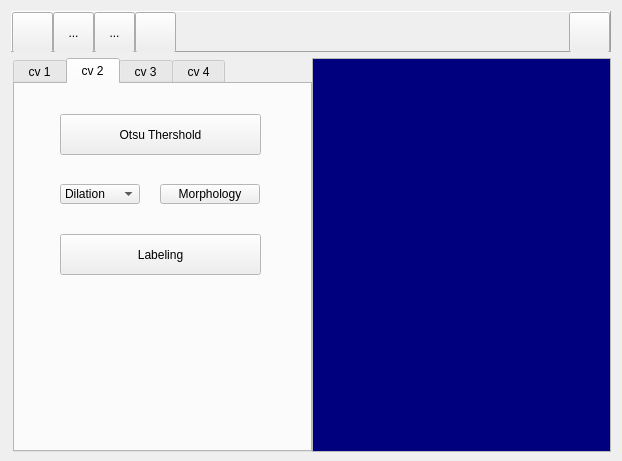
<?xml version="1.0" encoding="UTF-8"?>
<ui version="4.0">
 <class>MainFrame</class>
 <widget class="QDialog" name="MainFrame">
  <property name="geometry">
   <rect>
    <x>0</x>
    <y>0</y>
    <width>622</width>
    <height>461</height>
   </rect>
  </property>
  <property name="sizePolicy">
   <sizepolicy hsizetype="Preferred" vsizetype="Minimum">
    <horstretch>0</horstretch>
    <verstretch>0</verstretch>
   </sizepolicy>
  </property>
  <property name="minimumSize">
   <size>
    <width>0</width>
    <height>461</height>
   </size>
  </property>
  <property name="windowTitle">
   <string>Homeworks</string>
  </property>
  <property name="modal">
   <bool>false</bool>
  </property>
  <layout class="QVBoxLayout" name="verticalLayout">
   <item>
    <widget class="QFrame" name="frame">
     <property name="sizePolicy">
      <sizepolicy hsizetype="Preferred" vsizetype="Fixed">
       <horstretch>0</horstretch>
       <verstretch>0</verstretch>
      </sizepolicy>
     </property>
     <property name="minimumSize">
      <size>
       <width>0</width>
       <height>41</height>
      </size>
     </property>
     <property name="maximumSize">
      <size>
       <width>16777215</width>
       <height>41</height>
      </size>
     </property>
     <property name="frameShape">
      <enum>QFrame::Panel</enum>
     </property>
     <property name="frameShadow">
      <enum>QFrame::Raised</enum>
     </property>
     <layout class="QHBoxLayout" name="horizontalLayout_3">
      <property name="spacing">
       <number>0</number>
      </property>
      <property name="leftMargin">
       <number>0</number>
      </property>
      <property name="topMargin">
       <number>0</number>
      </property>
      <property name="rightMargin">
       <number>0</number>
      </property>
      <property name="bottomMargin">
       <number>0</number>
      </property>
      <item>
       <widget class="QToolButton" name="buttonOpen">
        <property name="enabled">
         <bool>true</bool>
        </property>
        <property name="sizePolicy">
         <sizepolicy hsizetype="Minimum" vsizetype="Minimum">
          <horstretch>0</horstretch>
          <verstretch>0</verstretch>
         </sizepolicy>
        </property>
        <property name="minimumSize">
         <size>
          <width>41</width>
          <height>41</height>
         </size>
        </property>
        <property name="maximumSize">
         <size>
          <width>41</width>
          <height>41</height>
         </size>
        </property>
        <property name="toolTip">
         <string>open an image file</string>
        </property>
        <property name="layoutDirection">
         <enum>Qt::LeftToRight</enum>
        </property>
        <property name="autoFillBackground">
         <bool>false</bool>
        </property>
        <property name="text">
         <string/>
        </property>
        <property name="icon">
         <iconset resource="images/mainframe.qrc">
          <normaloff>:/open.png</normaloff>:/open.png</iconset>
        </property>
        <property name="iconSize">
         <size>
          <width>41</width>
          <height>41</height>
         </size>
        </property>
        <property name="checkable">
         <bool>false</bool>
        </property>
        <property name="autoRepeat">
         <bool>false</bool>
        </property>
        <property name="autoExclusive">
         <bool>false</bool>
        </property>
        <property name="popupMode">
         <enum>QToolButton::DelayedPopup</enum>
        </property>
        <property name="toolButtonStyle">
         <enum>Qt::ToolButtonIconOnly</enum>
        </property>
        <property name="autoRaise">
         <bool>false</bool>
        </property>
       </widget>
      </item>
      <item>
       <widget class="QToolButton" name="toolButton_2">
        <property name="sizePolicy">
         <sizepolicy hsizetype="Minimum" vsizetype="Minimum">
          <horstretch>0</horstretch>
          <verstretch>0</verstretch>
         </sizepolicy>
        </property>
        <property name="minimumSize">
         <size>
          <width>41</width>
          <height>41</height>
         </size>
        </property>
        <property name="maximumSize">
         <size>
          <width>41</width>
          <height>41</height>
         </size>
        </property>
        <property name="text">
         <string>...</string>
        </property>
       </widget>
      </item>
      <item>
       <widget class="QToolButton" name="toolButton_3">
        <property name="sizePolicy">
         <sizepolicy hsizetype="Minimum" vsizetype="Minimum">
          <horstretch>0</horstretch>
          <verstretch>0</verstretch>
         </sizepolicy>
        </property>
        <property name="minimumSize">
         <size>
          <width>41</width>
          <height>41</height>
         </size>
        </property>
        <property name="maximumSize">
         <size>
          <width>41</width>
          <height>41</height>
         </size>
        </property>
        <property name="text">
         <string>...</string>
        </property>
       </widget>
      </item>
      <item>
       <widget class="QToolButton" name="buttonDeleteContents">
        <property name="sizePolicy">
         <sizepolicy hsizetype="Minimum" vsizetype="Minimum">
          <horstretch>0</horstretch>
          <verstretch>0</verstretch>
         </sizepolicy>
        </property>
        <property name="minimumSize">
         <size>
          <width>41</width>
          <height>41</height>
         </size>
        </property>
        <property name="maximumSize">
         <size>
          <width>41</width>
          <height>41</height>
         </size>
        </property>
        <property name="toolTip">
         <string>close all forms</string>
        </property>
        <property name="autoFillBackground">
         <bool>false</bool>
        </property>
        <property name="text">
         <string/>
        </property>
        <property name="icon">
         <iconset resource="images/mainframe.qrc">
          <normaloff>:/1-21.png</normaloff>:/1-21.png</iconset>
        </property>
        <property name="iconSize">
         <size>
          <width>41</width>
          <height>41</height>
         </size>
        </property>
       </widget>
      </item>
      <item>
       <spacer name="horizontalSpacer">
        <property name="orientation">
         <enum>Qt::Horizontal</enum>
        </property>
        <property name="sizeHint" stdset="0">
         <size>
          <width>40</width>
          <height>20</height>
         </size>
        </property>
       </spacer>
      </item>
      <item>
       <widget class="QToolButton" name="buttonShowList">
        <property name="sizePolicy">
         <sizepolicy hsizetype="Minimum" vsizetype="Minimum">
          <horstretch>0</horstretch>
          <verstretch>0</verstretch>
         </sizepolicy>
        </property>
        <property name="minimumSize">
         <size>
          <width>41</width>
          <height>41</height>
         </size>
        </property>
        <property name="maximumSize">
         <size>
          <width>41</width>
          <height>41</height>
         </size>
        </property>
        <property name="toolTip">
         <string>show the list view</string>
        </property>
        <property name="text">
         <string/>
        </property>
        <property name="icon">
         <iconset resource="images/mainframe.qrc">
          <normaloff>:/2-3.png</normaloff>:/2-3.png</iconset>
        </property>
        <property name="iconSize">
         <size>
          <width>82</width>
          <height>41</height>
         </size>
        </property>
       </widget>
      </item>
     </layout>
    </widget>
   </item>
   <item>
    <layout class="QHBoxLayout" name="horizontalLayout">
     <property name="spacing">
      <number>0</number>
     </property>
     <property name="leftMargin">
      <number>2</number>
     </property>
     <item>
      <widget class="QTabWidget" name="tabWidget">
       <property name="sizePolicy">
        <sizepolicy hsizetype="Fixed" vsizetype="Expanding">
         <horstretch>0</horstretch>
         <verstretch>0</verstretch>
        </sizepolicy>
       </property>
       <property name="minimumSize">
        <size>
         <width>299</width>
         <height>394</height>
        </size>
       </property>
       <property name="palette">
        <palette>
         <active>
          <colorrole role="Light">
           <brush brushstyle="SolidPattern">
            <color alpha="255">
             <red>255</red>
             <green>255</green>
             <blue>255</blue>
            </color>
           </brush>
          </colorrole>
          <colorrole role="Base">
           <brush brushstyle="SolidPattern">
            <color alpha="255">
             <red>255</red>
             <green>255</green>
             <blue>255</blue>
            </color>
           </brush>
          </colorrole>
          <colorrole role="Window">
           <brush brushstyle="SolidPattern">
            <color alpha="255">
             <red>255</red>
             <green>255</green>
             <blue>255</blue>
            </color>
           </brush>
          </colorrole>
          <colorrole role="NoRole">
           <brush brushstyle="SolidPattern">
            <color alpha="255">
             <red>255</red>
             <green>85</green>
             <blue>0</blue>
            </color>
           </brush>
          </colorrole>
         </active>
         <inactive>
          <colorrole role="Light">
           <brush brushstyle="SolidPattern">
            <color alpha="255">
             <red>255</red>
             <green>255</green>
             <blue>255</blue>
            </color>
           </brush>
          </colorrole>
          <colorrole role="Base">
           <brush brushstyle="SolidPattern">
            <color alpha="255">
             <red>255</red>
             <green>255</green>
             <blue>255</blue>
            </color>
           </brush>
          </colorrole>
          <colorrole role="Window">
           <brush brushstyle="SolidPattern">
            <color alpha="255">
             <red>255</red>
             <green>255</green>
             <blue>255</blue>
            </color>
           </brush>
          </colorrole>
          <colorrole role="NoRole">
           <brush brushstyle="SolidPattern">
            <color alpha="255">
             <red>255</red>
             <green>85</green>
             <blue>0</blue>
            </color>
           </brush>
          </colorrole>
         </inactive>
         <disabled>
          <colorrole role="Light">
           <brush brushstyle="SolidPattern">
            <color alpha="255">
             <red>255</red>
             <green>255</green>
             <blue>255</blue>
            </color>
           </brush>
          </colorrole>
          <colorrole role="Base">
           <brush brushstyle="SolidPattern">
            <color alpha="255">
             <red>255</red>
             <green>255</green>
             <blue>255</blue>
            </color>
           </brush>
          </colorrole>
          <colorrole role="Window">
           <brush brushstyle="SolidPattern">
            <color alpha="255">
             <red>255</red>
             <green>255</green>
             <blue>255</blue>
            </color>
           </brush>
          </colorrole>
          <colorrole role="NoRole">
           <brush brushstyle="SolidPattern">
            <color alpha="255">
             <red>255</red>
             <green>85</green>
             <blue>0</blue>
            </color>
           </brush>
          </colorrole>
         </disabled>
        </palette>
       </property>
       <property name="cursor">
        <cursorShape>ArrowCursor</cursorShape>
       </property>
       <property name="autoFillBackground">
        <bool>false</bool>
       </property>
       <property name="tabPosition">
        <enum>QTabWidget::North</enum>
       </property>
       <property name="tabShape">
        <enum>QTabWidget::Rounded</enum>
       </property>
       <property name="currentIndex">
        <number>1</number>
       </property>
       <property name="iconSize">
        <size>
         <width>31</width>
         <height>31</height>
        </size>
       </property>
       <property name="elideMode">
        <enum>Qt::ElideMiddle</enum>
       </property>
       <widget class="QWidget" name="tab_2">
        <attribute name="title">
         <string> cv 1 </string>
        </attribute>
        <widget class="QLabel" name="label_5">
         <property name="geometry">
          <rect>
           <x>45</x>
           <y>83</y>
           <width>31</width>
           <height>16</height>
          </rect>
         </property>
         <property name="text">
          <string>Hue</string>
         </property>
        </widget>
        <widget class="QSpinBox" name="spinHue">
         <property name="geometry">
          <rect>
           <x>80</x>
           <y>80</y>
           <width>61</width>
           <height>22</height>
          </rect>
         </property>
         <property name="alignment">
          <set>Qt::AlignCenter</set>
         </property>
         <property name="maximum">
          <number>360</number>
         </property>
         <property name="singleStep">
          <number>20</number>
         </property>
         <property name="value">
          <number>360</number>
         </property>
        </widget>
        <widget class="QLabel" name="label_6">
         <property name="geometry">
          <rect>
           <x>145</x>
           <y>83</y>
           <width>31</width>
           <height>16</height>
          </rect>
         </property>
         <property name="text">
          <string>Sat.</string>
         </property>
        </widget>
        <widget class="QDoubleSpinBox" name="spinSaturation">
         <property name="geometry">
          <rect>
           <x>180</x>
           <y>80</y>
           <width>62</width>
           <height>22</height>
          </rect>
         </property>
         <property name="alignment">
          <set>Qt::AlignCenter</set>
         </property>
         <property name="maximum">
          <double>1.000000000000000</double>
         </property>
         <property name="singleStep">
          <double>0.100000000000000</double>
         </property>
         <property name="value">
          <double>0.300000000000000</double>
         </property>
        </widget>
        <widget class="QPushButton" name="buttonSepiaTone">
         <property name="geometry">
          <rect>
           <x>45</x>
           <y>30</y>
           <width>201</width>
           <height>41</height>
          </rect>
         </property>
         <property name="autoFillBackground">
          <bool>false</bool>
         </property>
         <property name="text">
          <string>Sepia Tone</string>
         </property>
         <property name="iconSize">
          <size>
           <width>41</width>
           <height>41</height>
          </size>
         </property>
         <property name="checkable">
          <bool>false</bool>
         </property>
         <property name="autoRepeat">
          <bool>false</bool>
         </property>
         <property name="autoExclusive">
          <bool>false</bool>
         </property>
         <property name="autoDefault">
          <bool>true</bool>
         </property>
         <property name="flat">
          <bool>false</bool>
         </property>
        </widget>
        <widget class="QPushButton" name="buttonContrast">
         <property name="geometry">
          <rect>
           <x>45</x>
           <y>140</y>
           <width>201</width>
           <height>41</height>
          </rect>
         </property>
         <property name="autoFillBackground">
          <bool>false</bool>
         </property>
         <property name="text">
          <string>Contrast Transfrom</string>
         </property>
         <property name="iconSize">
          <size>
           <width>41</width>
           <height>41</height>
          </size>
         </property>
         <property name="checkable">
          <bool>false</bool>
         </property>
         <property name="autoRepeat">
          <bool>false</bool>
         </property>
         <property name="autoExclusive">
          <bool>false</bool>
         </property>
         <property name="autoDefault">
          <bool>true</bool>
         </property>
         <property name="flat">
          <bool>false</bool>
         </property>
        </widget>
        <widget class="QSpinBox" name="spinMin">
         <property name="geometry">
          <rect>
           <x>80</x>
           <y>190</y>
           <width>61</width>
           <height>22</height>
          </rect>
         </property>
         <property name="alignment">
          <set>Qt::AlignCenter</set>
         </property>
         <property name="maximum">
          <number>360</number>
         </property>
         <property name="singleStep">
          <number>20</number>
         </property>
         <property name="value">
          <number>0</number>
         </property>
        </widget>
        <widget class="QSpinBox" name="spinMax">
         <property name="geometry">
          <rect>
           <x>180</x>
           <y>190</y>
           <width>61</width>
           <height>22</height>
          </rect>
         </property>
         <property name="alignment">
          <set>Qt::AlignCenter</set>
         </property>
         <property name="maximum">
          <number>360</number>
         </property>
         <property name="singleStep">
          <number>20</number>
         </property>
         <property name="value">
          <number>255</number>
         </property>
        </widget>
        <widget class="QLabel" name="label_7">
         <property name="geometry">
          <rect>
           <x>45</x>
           <y>193</y>
           <width>31</width>
           <height>16</height>
          </rect>
         </property>
         <property name="text">
          <string>Min</string>
         </property>
        </widget>
        <widget class="QLabel" name="label_8">
         <property name="geometry">
          <rect>
           <x>145</x>
           <y>193</y>
           <width>31</width>
           <height>16</height>
          </rect>
         </property>
         <property name="text">
          <string>Max</string>
         </property>
        </widget>
       </widget>
       <widget class="QWidget" name="tab_3">
        <attribute name="title">
         <string> cv 2 </string>
        </attribute>
        <widget class="QPushButton" name="buttonOtsu">
         <property name="geometry">
          <rect>
           <x>45</x>
           <y>30</y>
           <width>201</width>
           <height>41</height>
          </rect>
         </property>
         <property name="autoFillBackground">
          <bool>false</bool>
         </property>
         <property name="text">
          <string>Otsu Thershold</string>
         </property>
         <property name="iconSize">
          <size>
           <width>41</width>
           <height>41</height>
          </size>
         </property>
         <property name="checkable">
          <bool>false</bool>
         </property>
         <property name="autoRepeat">
          <bool>false</bool>
         </property>
         <property name="autoExclusive">
          <bool>false</bool>
         </property>
         <property name="autoDefault">
          <bool>true</bool>
         </property>
         <property name="flat">
          <bool>false</bool>
         </property>
        </widget>
        <widget class="QPushButton" name="buttonMorp">
         <property name="geometry">
          <rect>
           <x>145</x>
           <y>100</y>
           <width>100</width>
           <height>20</height>
          </rect>
         </property>
         <property name="autoFillBackground">
          <bool>false</bool>
         </property>
         <property name="text">
          <string>Morphology</string>
         </property>
         <property name="iconSize">
          <size>
           <width>41</width>
           <height>41</height>
          </size>
         </property>
         <property name="checkable">
          <bool>false</bool>
         </property>
         <property name="autoRepeat">
          <bool>false</bool>
         </property>
         <property name="autoExclusive">
          <bool>false</bool>
         </property>
         <property name="autoDefault">
          <bool>true</bool>
         </property>
         <property name="flat">
          <bool>false</bool>
         </property>
        </widget>
        <widget class="QComboBox" name="cbMorp">
         <property name="geometry">
          <rect>
           <x>45</x>
           <y>100</y>
           <width>80</width>
           <height>20</height>
          </rect>
         </property>
         <item>
          <property name="text">
           <string>Dilation</string>
          </property>
         </item>
         <item>
          <property name="text">
           <string>Erosion</string>
          </property>
         </item>
         <item>
          <property name="text">
           <string>Opening</string>
          </property>
         </item>
         <item>
          <property name="text">
           <string>Closing</string>
          </property>
         </item>
        </widget>
        <widget class="QPushButton" name="buttonLabel">
         <property name="geometry">
          <rect>
           <x>45</x>
           <y>150</y>
           <width>201</width>
           <height>41</height>
          </rect>
         </property>
         <property name="autoFillBackground">
          <bool>false</bool>
         </property>
         <property name="text">
          <string>Labeling</string>
         </property>
         <property name="iconSize">
          <size>
           <width>41</width>
           <height>41</height>
          </size>
         </property>
         <property name="checkable">
          <bool>false</bool>
         </property>
         <property name="autoRepeat">
          <bool>false</bool>
         </property>
         <property name="autoExclusive">
          <bool>false</bool>
         </property>
         <property name="autoDefault">
          <bool>true</bool>
         </property>
         <property name="flat">
          <bool>false</bool>
         </property>
        </widget>
       </widget>
       <widget class="QWidget" name="tab_4">
        <attribute name="title">
         <string> cv 3 </string>
        </attribute>
       </widget>
       <widget class="QWidget" name="tab">
        <attribute name="title">
         <string> cv 4 </string>
        </attribute>
       </widget>
      </widget>
     </item>
     <item>
      <widget class="QListWidget" name="listWidget">
       <property name="sizePolicy">
        <sizepolicy hsizetype="Ignored" vsizetype="Minimum">
         <horstretch>0</horstretch>
         <verstretch>0</verstretch>
        </sizepolicy>
       </property>
       <property name="minimumSize">
        <size>
         <width>0</width>
         <height>394</height>
        </size>
       </property>
       <property name="palette">
        <palette>
         <active>
          <colorrole role="WindowText">
           <brush brushstyle="SolidPattern">
            <color alpha="255">
             <red>255</red>
             <green>255</green>
             <blue>0</blue>
            </color>
           </brush>
          </colorrole>
          <colorrole role="Text">
           <brush brushstyle="SolidPattern">
            <color alpha="255">
             <red>255</red>
             <green>255</green>
             <blue>255</blue>
            </color>
           </brush>
          </colorrole>
          <colorrole role="Base">
           <brush brushstyle="SolidPattern">
            <color alpha="255">
             <red>0</red>
             <green>0</green>
             <blue>127</blue>
            </color>
           </brush>
          </colorrole>
          <colorrole role="PlaceholderText">
           <brush brushstyle="NoBrush">
            <color alpha="128">
             <red>255</red>
             <green>255</green>
             <blue>255</blue>
            </color>
           </brush>
          </colorrole>
         </active>
         <inactive>
          <colorrole role="WindowText">
           <brush brushstyle="SolidPattern">
            <color alpha="255">
             <red>255</red>
             <green>255</green>
             <blue>0</blue>
            </color>
           </brush>
          </colorrole>
          <colorrole role="Text">
           <brush brushstyle="SolidPattern">
            <color alpha="255">
             <red>255</red>
             <green>255</green>
             <blue>255</blue>
            </color>
           </brush>
          </colorrole>
          <colorrole role="Base">
           <brush brushstyle="SolidPattern">
            <color alpha="255">
             <red>0</red>
             <green>0</green>
             <blue>127</blue>
            </color>
           </brush>
          </colorrole>
          <colorrole role="PlaceholderText">
           <brush brushstyle="NoBrush">
            <color alpha="128">
             <red>255</red>
             <green>255</green>
             <blue>255</blue>
            </color>
           </brush>
          </colorrole>
         </inactive>
         <disabled>
          <colorrole role="WindowText">
           <brush brushstyle="SolidPattern">
            <color alpha="255">
             <red>120</red>
             <green>120</green>
             <blue>120</blue>
            </color>
           </brush>
          </colorrole>
          <colorrole role="Text">
           <brush brushstyle="SolidPattern">
            <color alpha="255">
             <red>120</red>
             <green>120</green>
             <blue>120</blue>
            </color>
           </brush>
          </colorrole>
          <colorrole role="Base">
           <brush brushstyle="SolidPattern">
            <color alpha="255">
             <red>240</red>
             <green>240</green>
             <blue>240</blue>
            </color>
           </brush>
          </colorrole>
          <colorrole role="PlaceholderText">
           <brush brushstyle="NoBrush">
            <color alpha="128">
             <red>255</red>
             <green>255</green>
             <blue>255</blue>
            </color>
           </brush>
          </colorrole>
         </disabled>
        </palette>
       </property>
       <property name="font">
        <font>
         <family>Times New Roman</family>
         <pointsize>10</pointsize>
        </font>
       </property>
      </widget>
     </item>
    </layout>
   </item>
  </layout>
 </widget>
 <layoutdefault spacing="6" margin="11"/>
 <resources>
  <include location="images/mainframe.qrc"/>
 </resources>
 <connections/>
</ui>
